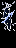

Tiled map render using the project's own tile images. Description and the whole map definition, tile-layer contents included, below:
An orthogonal 1x3 tile map with 16x16 px tiles, 2 tile layers (Front, Buildings) and 1 object (TileData).

<map version="1.10" tiledversion="1.12.2" orientation="orthogonal" renderorder="right-down" compressionlevel="0" width="1" height="3" tilewidth="16" tileheight="16" infinite="0" nextlayerid="3" nextobjectid="2">
 <tileset firstgid="1" name="MonikaSpaceroomDoor" tilewidth="16" tileheight="16" tilecount="2" columns="1">
  <image source="MonikaSpaceroom.png" width="16" height="32" />
 </tileset>
 <layer id="1" name="Front" width="1" height="3">
  <data encoding="csv">
1,
0,
0</data>
 </layer>
 <layer id="2" name="Buildings" width="1" height="3">
  <data encoding="csv">
0,
2,
0</data>
 </layer>
 <objectgroup id="3" name="Buildings">
  <object id="1" name="TileData" x="0" y="32" width="16" height="16">
   <properties>
    <property name="Action" value="NPCWarp 26 22 MonikaSpaceroom 25 22" />
   </properties>
  </object>
 </objectgroup>
</map>
